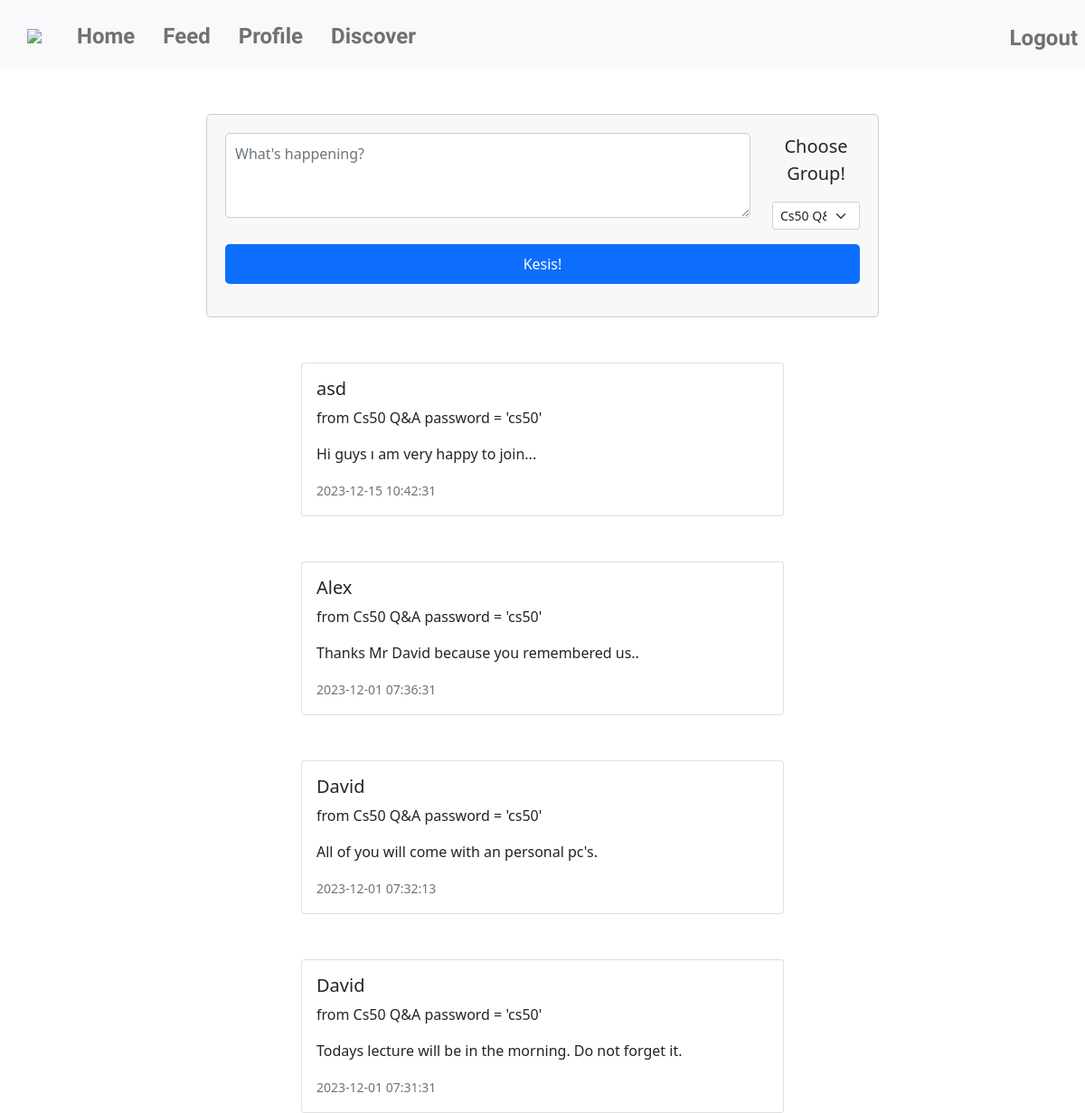
The app's page /feed (signed in) with its own data.
### tables this page shows
CREATE TABLE posts (
post_id INTEGER PRIMARY KEY AUTOINCREMENT NOT NULL,
user_id INTEGER NOT NULL,
group_id INTEGER NOT NULL, content TEXT, date TIMESTAMP DEFAULT CURRENT_TIMESTAMP,
FOREIGN KEY (user_id) REFERENCES users(id),
FOREIGN KEY (group_id) REFERENCES groups(group_id));

CREATE TABLE users (
id INTEGER PRIMARY KEY AUTOINCREMENT NOT NULL,
username TEXT NOT NULL,
hash TEXT NOT NULL,
birthday DATE NOT NULL);

CREATE TABLE groups (
group_id INTEGER PRIMARY KEY AUTOINCREMENT NOT NULL,
group_name TEXT NOT NULL,
group_pass TEXT NOT NULL);

### app.py (the view, shortened to what this page needs)
@app.route("/feed", methods=["GET", "POST"])
@login_required
def feed():
    if request.method == "GET":
        users_groups = db.execute("SELECT group_id, group_name FROM groups WHERE group_id IN (SELECT group_id FROM group_members WHERE user_id = ?)", session["user_id"])
        users_posts = db.execute("SELECT USERS.username, GROUPS.group_name, POSTS.content, POSTS.date FROM posts JOIN users ON USERS.id = POSTS.user_id JOIN groups ON GROUPS.group_id = POSTS.group_id WHERE POSTS.group_id IN (SELECT group_id FROM group_members WHERE user_id = ?)", session["user_id"])
        return render_template("feed.html", users_groups=users_groups, users_posts=reversed(users_posts))

### app.py (called while the page is built)
@app.after_request
def after_request(response):
    response.headers["Cache-Control"] = "no-cache, no-store, must-revalidate"
    response.headers["Expires"] = 0
    response.headers["Pragma"] = "no-cache"
    return response

### helpers.py (called while the page is built)
def login_required(f):
    @wraps(f)
    def decorated_function(*args, **kwargs):
        if session.get("user_id") is None:
            return redirect("/login")
        return f(*args, **kwargs)
    return decorated_function

### templates/feed.html (shortened to what this page needs)
{% extends "layout.html" %}
{% block main %}
    <div class = "container">
        <div class="row mb-3">
            <div>
                <form action="/feed" method="post" class="col-8">
                    <div class="row">
                        <div class="col-10">
                            <textarea class="form-control w-100" name="text" rows="3" placeholder ="What's happening?"></textarea>
                        </div>
                        <div class="col-2">
                            <label class = "lead text-center fs-5 mb-3">Choose Group!</label>
                            <select class="form-select form-select-sm mb-3" name="group_id">
                                {%for group in users_groups%}
                                        <option value ="{{group['group_id']}}">
                                            {{group["group_name"]}}
                                        </option>
                                {%endfor%}
                            </select>
                        </div>
                    </div>
                    <div class="mb-3" class="row">
                        <button type="submit" class="btn btn-primary">Kesis!</button>
                    </div>
                </form>
            </div>
        </div>
    {% for post in users_posts %}
        <div class="container">
            <div class="row">
            <div class="col-md-6 offset-md-3">
                <div class="card">
                <div class="card-body">
                    <h5 class="card-title">{{post["username"]}} </h5>
                    <p class="font-italic">from {{post["group_name"]}}</p>
                    <p class="card-text">{{post["content"]}}</p>
                    <p class="card-text"><small class="text-muted">{{post["date"]}}</small></p>
                </div>
                </div>
            </div>
            </div>
        </div>
    {% endfor %}
    </div>
{% endblock %}

### templates/layout.html (shortened to what this page needs)
<!DOCTYPE html>
<html lang="en">
    <head>
        <link href="https://cdn.jsdelivr.net/npm/bootstrap@5.1.3/dist/css/bootstrap.min.css" rel="stylesheet">
        <link href="/static/styles.css" rel="stylesheet">
    </head>
    <body>
        <nav class="navbar navbar-expand-lg navbar-light bg-light">
            <a class="navbar-brand" href="/"><img src="/static/logo2.png" class="logo"></a>
            <div class="collapse navbar-collapse mt-1" id="navbarNav">
                {% if session["user_id"] %}
                    <ul class="navbar-nav ml-auto">
                        <li class="nav-item active">
                            <a class="nav-link fs-4" href="/">Home</a>
                        </li>
                        <li class="nav-item active">
                            <a class="nav-link fs-4" href="/feed">Feed</a>
                        </li>
                        <li class="nav-item fs-4">
                            <a class="nav-link" href="/profile">Profile</a>
                        </li>
                        <li class="nav-item fs-4">
                            <a class="nav-link" href="/groups">Discover</a>
                        </li>
                    </ul>
                    <ul class="navbar-nav ms-auto mt-1">
                        <li class="nav-item fs-4">
                            <a class="nav-link" href="/logout">Logout </a>
                        </li>
                    </ul>
                {% endif %}
            </div>
         </nav>
        <main>
            {% block main %}{% endblock %}
        </main>
    </body>
</html>

### static/styles.css (style rules this page uses)
form { width: 300px; margin: 0 auto; padding: 20px; border: 1px solid #ccc; border-radius: 5px; background-color: #f8f8f8; }
.form-control { width: 100%; padding: 10px; border: 1px solid #ccc; border-radius: 5px; }
.btn { width: 100%; padding: 10px; color: #fff; border: none; border-radius: 5px; }
.navbar { background-color: #f8f9fa; }
.navbar-brand { color: #6c757d; font-family: 'League Spartan', sans-serif; font-weight: 700; margin-left: 30px; }
.nav-link { color: #6c757d; font-family: 'League Spartan', sans-serif; font-weight: 700; margin-left: 15px; }
.container { margin-top: 50px; }
.logo { width: 90px; height: auto; margin—left: 10px ; }

### records on screen
posts: username "asd", group_name "Cs50 Q&A password = 'cs50'", content "Hi guys ı am very happy to join...", date "2023-12-15 10:42:31"
posts: username "Alex", group_name "Cs50 Q&A password = 'cs50'", content "Thanks Mr David because you remembered us..", date "2023-12-01 07:36:31"
posts: username "David", group_name "Cs50 Q&A password = 'cs50'", content "All of you will come with an personal pc's.", date "2023-12-01 07:32:13"
posts: username "David", group_name "Cs50 Q&A password = 'cs50'", content "Todays lecture will be in the morning. Do not forget it.", date "2023-12-01 07:31:31"

### other values on screen
form field group_id "Cs50 Q&A password = 'cs50'"
